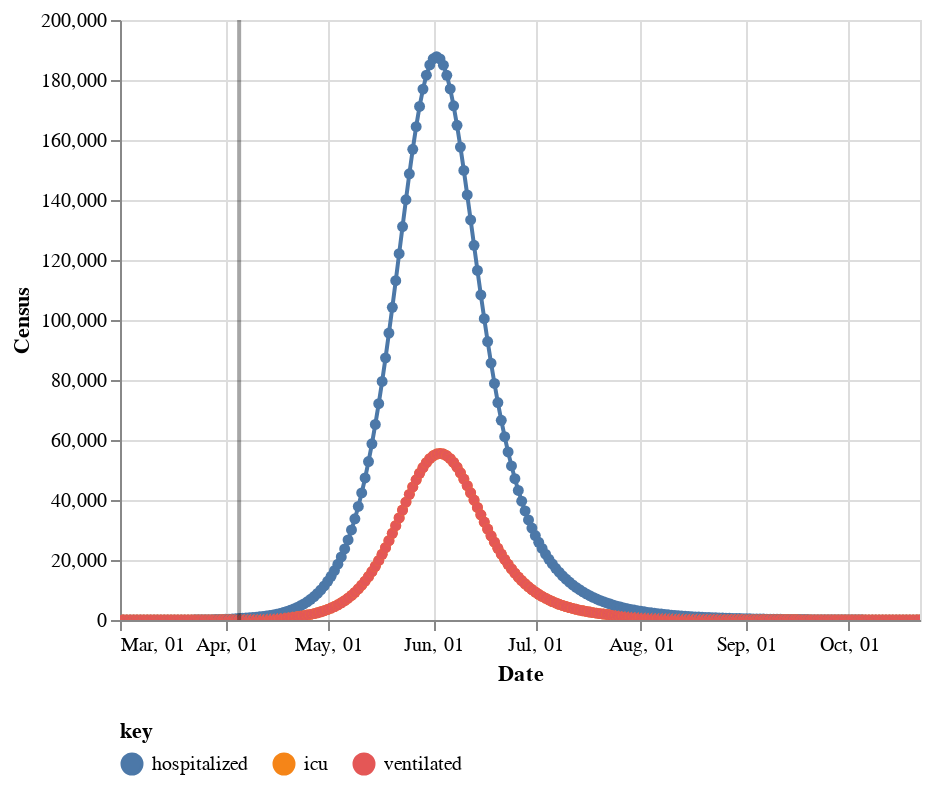

The cell this chart's notebook holds for it:
### Code cell
# Graphique cumulatif

census_chart = build_census_chart(alt=alt, census_floor_df=m.census_floor_df, max_y_axis=p.max_y_axis)
census_chart

### Figure 1 — Vega-Lite specification as saved in the notebook (floating-point values rounded to 4 significant figures; data arrays with more than 128 entries replaced by an {"elided": "..."} marker saying what was removed)
{"config": {"view": {"continuousWidth": 400, "continuousHeight": 300}, "legend": {"orient": "bottom"}}, "layer": [{"mark": {"type": "line", "point": true}, "encoding": {"color": {"type": "nominal", "field": "key"}, "tooltip": [{"type": "temporal", "field": "date"}, {"type": "quantitative", "field": "value", "format": ".0f", "title": "Census"}, {"type": "nominal", "field": "key"}], "x": {"type": "temporal", "axis": {"format": "%b, %d"}, "field": "date", "title": "Date"}, "y": {"type": "quantitative", "field": "value", "scale": {}, "title": "Census"}}, "selection": {"selector007": {"type": "interval", "bind": "scales", "encodings": ["x", "y"]}}, "transform": [{"fold": ["hospitalized", "icu", "ventilated"]}]}, {"mark": {"type": "rule", "color": "black", "opacity": 0.35, "size": 2}, "encoding": {"x": {"type": "temporal", "axis": {"format": "%b, %d"}, "field": "date", "title": "Date"}}, "transform": [{"filter": "(datum.day === 0)"}]}], "data": {"name": "data-6b059d6fb1e8ceb8ab4df91d4db56dc0"}, "$schema": "https://vega.github.io/schema/vega-lite/v4.8.1.json", "datasets": {"data-6b059d6fb1e8ceb8ab4df91d4db56dc0": {"elided": "236 records"}}}
